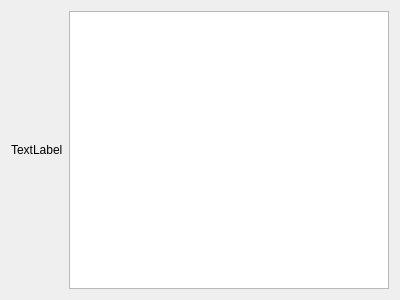
<?xml version="1.0" encoding="UTF-8"?>
<ui version="4.0">
 <class>Form</class>
 <widget class="QWidget" name="Form">
  <property name="geometry">
   <rect>
    <x>0</x>
    <y>0</y>
    <width>400</width>
    <height>300</height>
   </rect>
  </property>
  <property name="windowTitle">
   <string>Form</string>
  </property>
  <layout class="QHBoxLayout">
    <item>
     <widget class="QLabel" name="label">
      <property name="text">
       <string>TextLabel</string>
      </property>
     </widget>
    </item>
    <item>
     <widget class="QTextEdit" name="textEdit"/>
    </item>
  </layout>
 </widget>
 <resources/>
 <connections/>
</ui>
